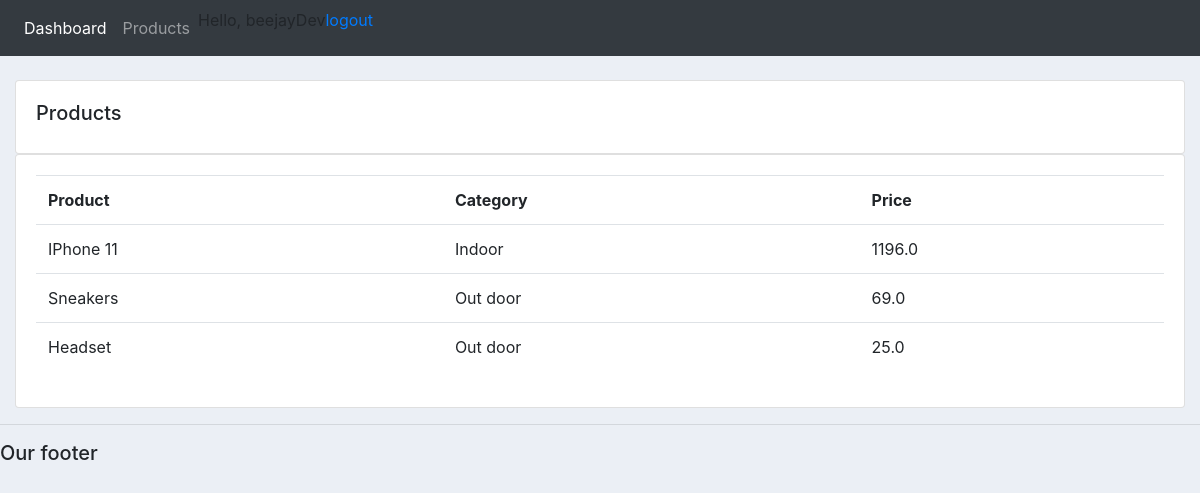
/product/ (signed in), run on the app's committed database.
### commerce/models.py (models this page shows, shortened)
class Product(models.Model):
    CATEGORY = (
            ('Indoor', 'Indoor'),
            ('Out door', 'Out door'),
            )
    name = models.CharField(max_length=200, null=True)
    price = models.FloatField(null=True)
    category = models.CharField(max_length=200, null=True, choices=CATEGORY)
    description = models.CharField(max_length=200, null=True, blank=True)
    date_created = models.DateTimeField(auto_now_add=True, null=True)
    tags = models.ManyToManyField(Tag)

### commerce/decorators.py (the view)
        def wrapper_func(request, *args, **kwargs):
            group = None
            if request.user.groups.exists():
                group = request.user.groups.all()[0].name
            if group in allowed_roles:
                return view_func(request, *args, **kwargs)
            else:
                return HttpResponse("You're not authorized to do that")

### commerce/views.py (called while the page is built)
@login_required(login_url="login")
@allowed_user(allowed_roles=['admin'])
def product(request):
    context = {
            'product':Product.objects.all()
        }
    return render(request, 'product.html', context)

### templates/product.html
{%  extends 'base.html' %}
{% block content %}
		<br>
		<div class="row">
			<div class="col-md">
				<div class="card card-body">
					<h5>Products</h5>
				</div>
				<div class="card card-body">
					<table class="table">
						<tr>
							<th>Product</th>
							<th>Category</th>
							<th>Price</th>
						</tr>
						{% for i  in product %}
						<tr>
							<td>{{i.name}}</td>
							<td>{{i.category}}</td>
							<td>{{i.price}}</td>
						</tr>
						{% endfor %}
					</table>
				</div>
			</div>
		</div>
{% endblock content %}

### templates/navbar.html (shortened to what this page needs)
<nav class="navbar navbar-expand-lg navbar-dark bg-dark">
  <div class="collapse navbar-collapse" id="navbarNav">
    <ul class="navbar-nav">
      <li class="nav-item active">
	      <a class="nav-link" href="{% url 'home' %}">Dashboard</a>
      </li>
      <li class="nav-item">
	      <a class="nav-link" href="{% url 'product' %}">Products</a>
      </li>
      <span>Hello, {{request.user}}</span>
      <span>
	      <a href="{% url 'logout' %}">logout</a>
      </span>
    </ul>
  </div>
</nav>

### static/css/main.css (style rules this page uses)
body { background-color: #ebeff5; }

### data on the page
Product: name "IPhone 11", category "Indoor", price "1196.0"
Product: name "Sneakers", category "Out door", price "69.0"
Product: name "Headset", category "Out door", price "25.0"

### other printed values
{{ request.user }} "beejayDev"
